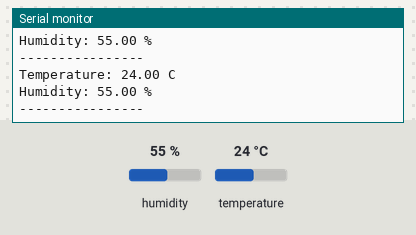
This sketch was run on a simulated Arduino Uno, built with avr-gcc and run on an emulated ATmega328P. On the bench: the last lines printed to the serial monitor. The inputs (shaded band) are chosen by the test bench; at power-on: humidity 55 %, temperature 24 °C.

Above: at 2.8 s.
2.9 s: humidity set to 22 %
At 5.2 s:
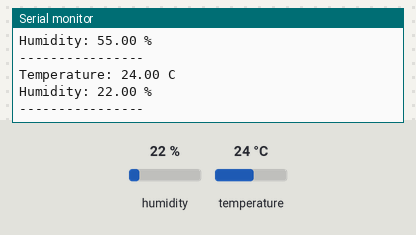
5.6 s: temperature set to 12 °C
At 7.6 s:
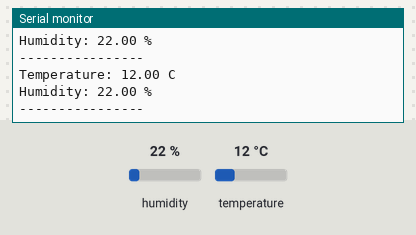
8.3 s: humidity set to 40 %
At 11.3 s:
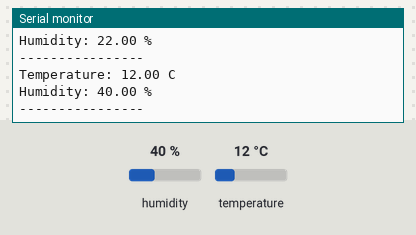
Timing chart, 0 to 12.8 s (numbered marks = the images above; inputs shaded):
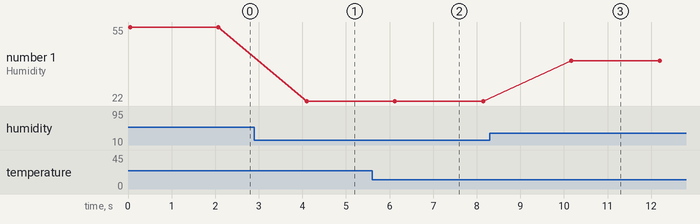

The sketch:

DHT11_Monitor.ino
```cpp
#include <DHT.h>

#define DHTPIN 7
#define DHTTYPE DHT11

DHT dht(DHTPIN, DHTTYPE);

void setup() {
  Serial.begin(9600);
  dht.begin();
  Serial.println("DHT11 Started");
}

void loop() {
  float temperature = dht.readTemperature();
  float humidity = dht.readHumidity();

  if (isnan(temperature) || isnan(humidity)) {
    Serial.println("DHT11 reading failed!");
    delay(2000);
    return;
  }

  Serial.print("Temperature: ");
  Serial.print(temperature);
  Serial.println(" C");

  Serial.print("Humidity: ");
  Serial.print(humidity);
  Serial.println(" %");

  Serial.println("----------------");

  delay(2000);
}
```

Measured:
- after the input at 2.9 s, the serial monitor: prints a new line after 1.2 s (image 1)
- after the input at 5.6 s, the serial monitor: prints a new line after 0.50 s (image 2)
- after the input at 8.3 s, the serial monitor: prints a new line after 1.9 s (image 3)
- plotted number 1: 55 → 22 after the input at 2.9 s, 22 → 40 after the input at 8.3 s
